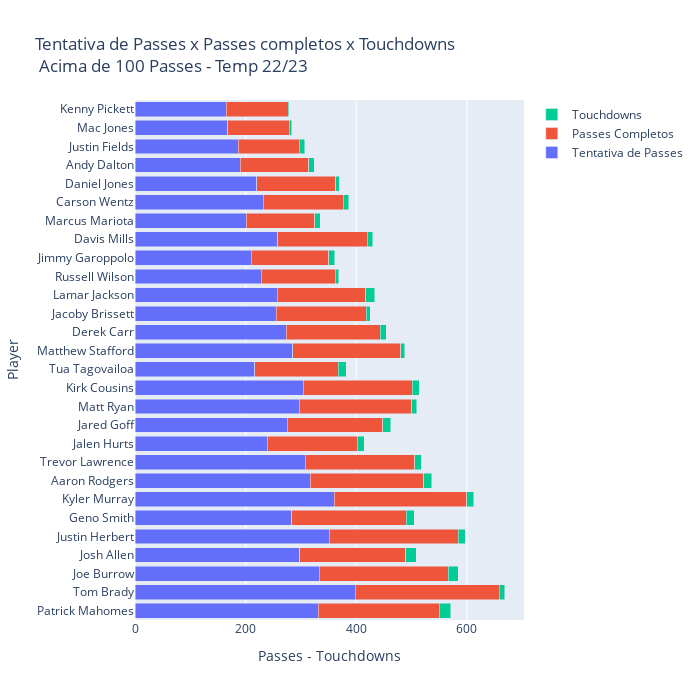

The notebook cell this image was saved under:
### Code cell
# Tentativa de Passes x Passes completos x Touchdowns Acima de 100 Passes - Temp 22/23

fig = go.Figure()
fig.add_trace(go.Bar(
    y=data_tem['Player'],
    x=data_tem['Att'],
    name='Tentativa de Passes',
    orientation='h',
    
))
fig.add_trace(go.Bar(
    y=data_tem['Player'],
    x=data_tem['Cmp'],
    name='Passes Completos',
    orientation='h',
    
))
fig.add_trace(go.Bar(
    y=data_tem['Player'],
    x=data_tem['TD'],
    name='Touchdowns',
    orientation='h',
    
))
fig.update_layout(title='Tentativa de Passes x Passes completos x Touchdowns <br> Acima de 100 Passes - Temp 22/23', barmode='stack', height=700, width=700)
fig.update_yaxes(title='Player')
fig.update_xaxes(title=' Passes - Touchdowns ')
fig.show()

### Figure 1 — Plotly figure (JSON) as saved in the notebook; plotly's stock layout.template omitted (floating-point values rounded to 4 significant figures)
{"data": [{"name": "Tentativa de Passes", "orientation": "h", "type": "bar", "x": [331, 398, 333, 298, 351, 283, 360, 317, 308, 239, 275, 297, 304, 216, 285, 273, 255, 257, 228, 210, 258, 201, 232, 220, 190, 187, 168, 165], "y": ["Patrick Mahomes", "Tom Brady", "Joe Burrow", "Josh Allen", "Justin Herbert", "Geno Smith", "Kyler Murray", "Aaron Rodgers", "Trevor Lawrence", "Jalen Hurts", "Jared Goff", "Matt Ryan", "Kirk Cousins", "Tua Tagovailoa", "Matthew Stafford", "Derek Carr", "Jacoby Brissett", "Lamar Jackson", "Russell Wilson", "Jimmy Garoppolo", "Davis Mills", "Marcus Mariota", "Carson Wentz", "Daniel Jones", "Andy Dalton", "Justin Fields", "Mac Jones", "Kenny Pickett"]}, {"name": "Passes Completos", "orientation": "h", "type": "bar", "x": [219, 260, 233, 191, 233, 207, 240, 205, 198, 163, 173, 203, 197, 151, 195, 170, 163, 160, 134, 140, 162, 124, 144, 143, 124, 110, 111, 112], "y": ["Patrick Mahomes", "Tom Brady", "Joe Burrow", "Josh Allen", "Justin Herbert", "Geno Smith", "Kyler Murray", "Aaron Rodgers", "Trevor Lawrence", "Jalen Hurts", "Jared Goff", "Matt Ryan", "Kirk Cousins", "Tua Tagovailoa", "Matthew Stafford", "Derek Carr", "Jacoby Brissett", "Lamar Jackson", "Russell Wilson", "Jimmy Garoppolo", "Davis Mills", "Marcus Mariota", "Carson Wentz", "Daniel Jones", "Andy Dalton", "Justin Fields", "Mac Jones", "Kenny Pickett"]}, {"name": "Touchdowns", "orientation": "h", "type": "bar", "x": [21, 10, 18, 19, 13, 15, 12, 14, 11, 12, 14, 9, 13, 15, 8, 11, 7, 16, 6, 11, 10, 10, 10, 6, 10, 10, 4, 2], "y": ["Patrick Mahomes", "Tom Brady", "Joe Burrow", "Josh Allen", "Justin Herbert", "Geno Smith", "Kyler Murray", "Aaron Rodgers", "Trevor Lawrence", "Jalen Hurts", "Jared Goff", "Matt Ryan", "Kirk Cousins", "Tua Tagovailoa", "Matthew Stafford", "Derek Carr", "Jacoby Brissett", "Lamar Jackson", "Russell Wilson", "Jimmy Garoppolo", "Davis Mills", "Marcus Mariota", "Carson Wentz", "Daniel Jones", "Andy Dalton", "Justin Fields", "Mac Jones", "Kenny Pickett"]}], "layout": {"barmode": "stack", "height": 700, "title": {"text": "Tentativa de Passes x Passes completos x Touchdowns <br> Acima de 100 Passes - Temp 22/23"}, "width": 700, "xaxis": {"title": {"text": " Passes - Touchdowns "}}, "yaxis": {"title": {"text": "Player"}}}}
